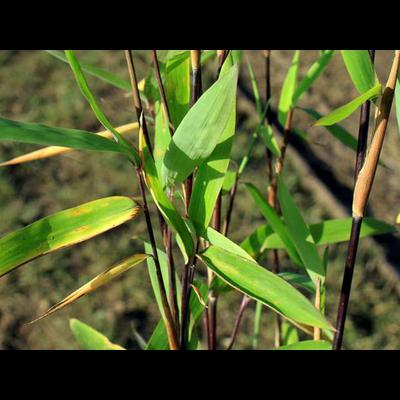
#> input picture FARGESIA/resized/101.jpg, 400 x 400 px, found by its file name; its folder holds 5 pictures in this run
$ python testOpenCv.py
#> lines starting #> are read from the running program, lines starting #| are printed output that depends on the picture; after the words box and inside, x2 and y2 are one past the last pixel; in counts of white or black regions, pixels touching at a corner belong together
# -*- coding: utf-8 -*-
"""
Éditeur de Spyder

Ceci est un script temporaire.
"""

import numpy as np
import cv2
from matplotlib import pyplot as plt
import os


def show_images(images, cols = 1, titles = None):
    """Display a list of images in a single figure with matplotlib.

    Parameters
    ---------
    images: List of np.arrays compatible with plt.imshow.

    cols (Default = 1): Number of columns in figure (number of rows is
                        set to np.ceil(n_images/float(cols))).

    titles: List of titles corresponding to each image. Must have
            the same length as titles.
    """
    assert((titles is None)or (len(images) == len(titles)))
    n_images = len(images)
    if titles is None: titles = ['Image (%d)' % i for i in range(1,n_images + 1)]
    fig = plt.figure()
    for n, (image, title) in enumerate(zip(images, titles)):
        a = fig.add_subplot(cols, np.ceil(n_images/float(cols)), n + 1)
        if image.ndim == 2:
            plt.gray()
        plt.imshow(image)
        a.set_title(title)
    fig.set_size_inches(np.array(fig.get_size_inches()) * n_images)
    plt.show()


FOLDER_TRAINING_SET='/Users/dboudeau/depot/leaf/'
FARGESIA=os.listdir(FOLDER_TRAINING_SET+'FARGESIA/resized/')


for image_name in FARGESIA:

    #img = cv2.imread(FOLDER_TRAINING_SET+'FARGESIA/resized/'+image_name)
    img=cv2.imread(FOLDER_TRAINING_SET+'FARGESIA/resized/'+'101.jpg')
#> img is the input picture: shape (400, 400, 3); mean B, G, R 41.8, 84.9, 76.8
    print("Processing "+str(image_name))
    img0=img


    #plt.imshow(img0)

    mask = np.zeros(img.shape[:2],np.uint8)
    bgdModel = np.zeros((1,65),np.float64)
    fgdModel = np.zeros((1,65),np.float64)

    list_img=[]
    for i in range(50,400,50):
        print(i)
        #X,Y <->
        rect = (0,0,i,i)
        cv2.grabCut(img,mask,rect,bgdModel,fgdModel,5,cv2.GC_INIT_WITH_RECT)
        mask2 = np.where((mask==2)|(mask==0),0,1).astype('uint8')
        imgtr = img0*mask2[:,:,np.newaxis]
        #cv2.rectangle(imgtr,(0,0),(i,i),(0,255,0),3)
        list_img.append(imgtr)
#> after the loop, list_img = 7 items


    #show_images([img0,img1,img2,img3], cols = 3)
    cmpt=0
    total=None
    for im in list_img:
        cv2.imshow("list_img["+str(cmpt)+"]",im)
        if(total is None):
            total=im
        else:
            total=total+im
        cmpt=cmpt+1
#> this loop made 7 passes
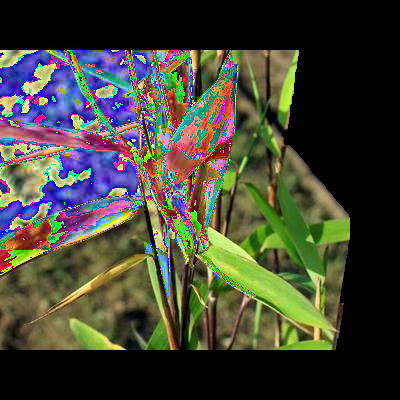
#> total: shape (400, 400, 3); mean B, G, R 52.8, 67.5, 67.2
#> after the loop, cmpt = 7
    cv2.imshow("init",img0)
    plt.imshow(img0)

    minus0=list_img[1]-list_img[0]
    minus1=list_img[2]-minus0
    minus2=list_img[3]-minus1
    minus3=list_img[4]-minus2
    minus4=list_img[5]-minus3
    minus5=list_img[6]-minus4
    cv2.imshow("minus5",minus5)
    total=total+img0
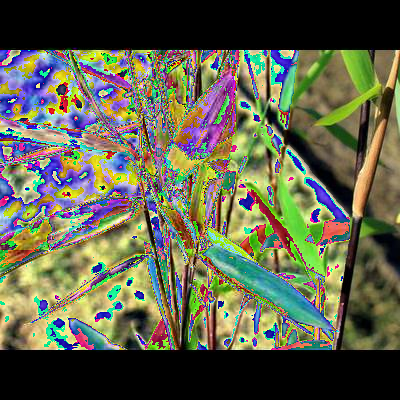
#> total: shape (400, 400, 3); mean B, G, R 76.4, 98.5, 96.3
    cv2.imshow("TOTAL",total)


    gray = cv2.cvtColor(img0,cv2.COLOR_BGR2GRAY)
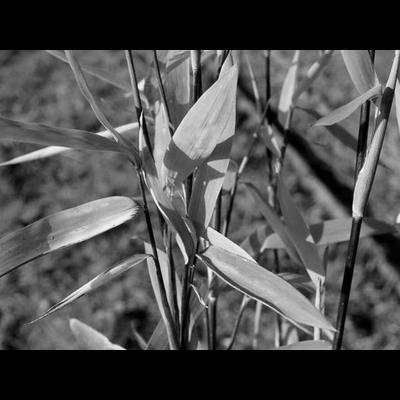
#> gray: shape (400, 400); min 0, max 250, mean 77.5

    # find Harris corners
    gray = np.float32(gray)
    dst = cv2.cornerHarris(gray,2,3,0.04)
    dst = cv2.dilate(dst,None)
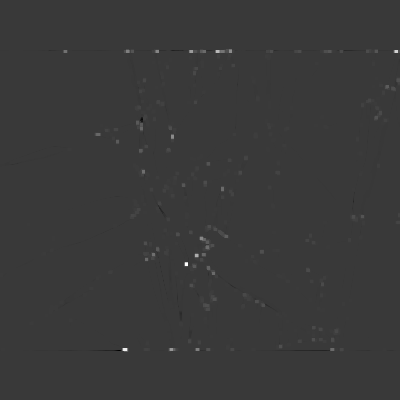
#> dst: shape (400, 400) float32; min -18776910, max 64992772, mean 119529.8; drawn with min black and max white
    ret, dst = cv2.threshold(dst,0.01*dst.max(),255,0)
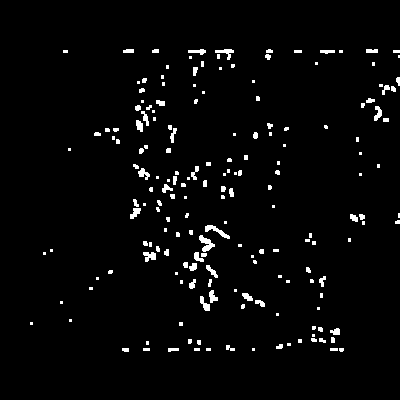
#> dst: shape (400, 400) float32; 2.8% white; 184 white regions (104 under 20 px), largest, box (x1, y1, x2, y2) and area: (199, 235, 215, 252) 132, (205, 225, 230, 239) 120, (143, 252, 156, 262) 89
#> ret = 649927.7
    dst = np.uint8(dst)

    # find centroids
    ret, labels, stats, centroids = cv2.connectedComponentsWithStats(dst)
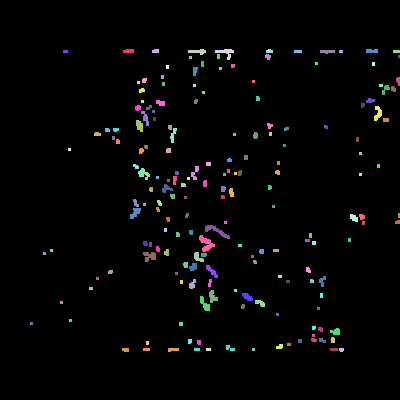
#> labels: shape (400, 400) int32; 185 distinct labels, from 0 to 184; one colour per label, 0 black
#> ret = 185; stats = 185 rows, first 6: [0, 0, 400, 400, 155525], [123, 49, 11, 4, 41], [152, 49, 7, 4, 26], [188, 49, 18, 6, 65], [215, 49, 19, 11, 87], [266, 49, 7, 4, 24]; centroids = 185 pairs, first value 31 to 398.5, second value 50.57 to 349.4

    # define the criteria to stop and refine the corners
    criteria = (cv2.TERM_CRITERIA_EPS + cv2.TERM_CRITERIA_MAX_ITER, 100, 0.001)
#> criteria = (3, 100, 0.001)
    corners = cv2.cornerSubPix(gray,np.float32(centroids),(5,5),(-1,-1),criteria)
#> corners = 185 pairs, first value 28.28 to 398.5, second value 49.33 to 349.8

    # Now draw them
    res = np.hstack((centroids,corners))
#> res = 185 rows, first 6: [198.8, 199.6, 203.5, 195.7], [128.3, 50.61, 127.5, 49.44], [155.2, 50.62, 154.5, 49.83], [197.3, 51.14, 198.5, 50.85], [225.4, 52.09, 229.6, 49.64], [269, 50.75, 268.5, 49.87]
    res = np.int0(res)
#> res = 185 rows, first 6: [198, 199, 203, 195], [128, 50, 127, 49], [155, 50, 154, 49], [197, 51, 198, 50], [225, 52, 229, 49], [269, 50, 268, 49]
    img[res[:,1],res[:,0]]=[0,0,255]
    img[res[:,3],res[:,2]] = [0,255,0]
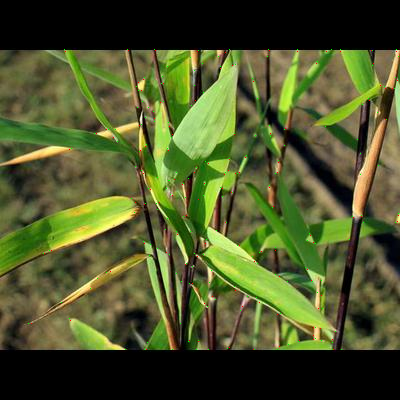
#> img: shape (400, 400, 3); mean B, G, R 41.7, 84.9, 76.7

    #plt.imshow(minus5)

    break;
